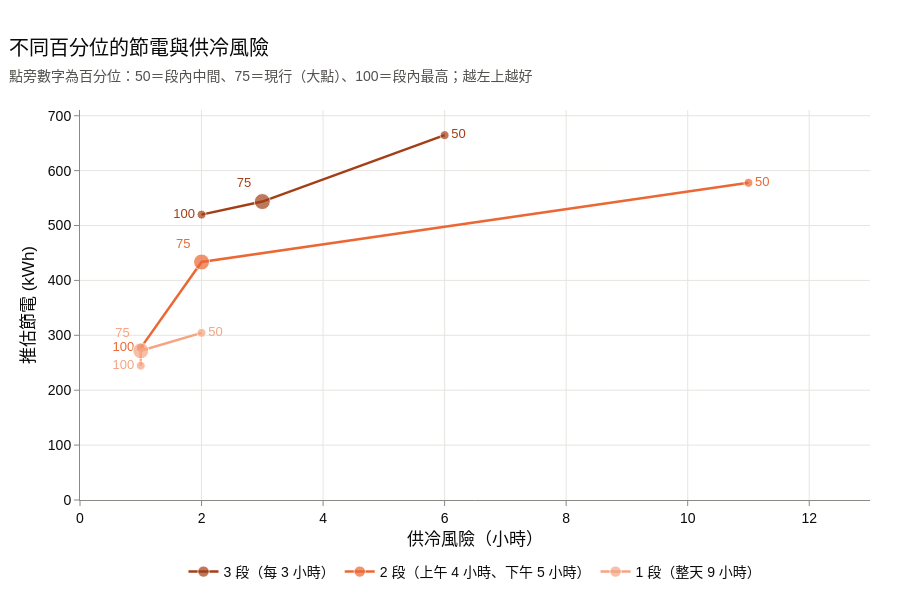

The notebook cell this image was saved under:
### Markdown cell above
## 7. 控制依據百分位：節電與供冷風險的取捨

分段控制時，每段僅設定一次運轉台數與出水溫度，須以段內預測負荷的某一統計值作為控制依據。下圖比較以第 50（中位數）、75（現行）、100（最大值）百分位為依據時，各分段方式的：
- **推估節電量**（kWh）：越高越佳
- **供冷風險**（h）：越低越佳；照建議運轉時可能供冷不足的小時數，包括：
  - **回水溫度超限**：回水高於上限 13.9°C 達 0.5°C 以上，表示供水溫度偏高，末端供冷與除濕能力可能不足
  - **運轉台數不足**：建議單機運轉，但實際負荷高於 380 RT，CH-2 無法維持出水溫度

### Code cell
# 各段數在不同百分位下的節電與供冷風險（比較時段）
# 供冷風險：回水超過回水上限 0.5°C 以上、或建議只開 CH-2 但實際負荷超過並聯門檻，任一種發生的小時數
PCTS = [50, 60, 70, 75, 80, 90, 100]
compare_index = hourly.index[comparable]
percentile_rows = []
for percentile in PCTS:
    for segment_count in [3, 2, 1]:
        segment_recommendation = control.recommend(
            hourly.LOAD_PRED, FLOWS, segment_count, percentile
        )
        segment_result = bt.evaluate(
            units, segment_recommendation, curves, ch2_model, sensitivity, TYP
        )
        saving_kwh = sum(
            bt.saving(segment_result, units, step, previous)
            for step, previous in [("S1", "S0"), ("S2", "S1"), ("S3", "S2")]
        )
        hourly_excess = bt.return_excess(segment_result).groupby(units.HOUR).max()
        # 建議只開 CH-2、但實際負荷超過並聯門檻
        single_over_limit = (
            segment_recommendation.loc[compare_index, "建議方案"] == rules.CH2_ONLY
        ) & (hourly.loc[compare_index, "Q_ACT"] > rules.PARALLEL_ABOVE)
        excess_hours = set(hourly_excess.index[hourly_excess > 0.5])
        single_hours = set(compare_index[single_over_limit])
        percentile_rows.append(
            {
                "百分位": percentile,
                "段數": segment_count,
                "推估節電 kWh": saving_kwh.sum(),
                "回水超過 0.5°C 以上（小時）": len(excess_hours),
                "建議單機但實際 > 380 RT（小時）": len(single_hours),
                "供冷風險（小時）": len(excess_hours | single_hours),
            }
        )
percentile_table = pd.DataFrame(percentile_rows)

# 取捨圖：橫軸供冷風險、縱軸節電，越左上越好；只畫第 50、75（現行，大點）、100 百分位，其他看表
PLOT_PCTS = [50, 75, 100]
# 百分位數字的位置，避免和其他點的數字重疊
LABEL_POSITIONS = {50: "middle right", 75: "top left", 100: "middle left"}
COLORS = {3: "#a33f17", 2: "#eb6834", 1: "#f5a582"}
fig = go.Figure()
for segment_count, color in COLORS.items():
    is_plotted = percentile_table["百分位"].isin(PLOT_PCTS)
    segment_data = percentile_table[is_plotted & (percentile_table["段數"] == segment_count)]
    segment_name = control.SEGMENT_NAMES[segment_count]
    marker_sizes = []
    label_positions = []
    for percentile in segment_data["百分位"]:
        label_positions.append(LABEL_POSITIONS[percentile])
        if percentile == control.LOAD_PERCENTILE:
            marker_sizes.append(16)
        else:
            marker_sizes.append(9)
    fig.add_trace(
        go.Scatter(
            x=segment_data["供冷風險（小時）"],
            y=segment_data["推估節電 kWh"],
            mode="lines+markers+text",
            name=segment_name,
            text=[f"{percentile}" for percentile in segment_data["百分位"]],
            textposition=label_positions,
            textfont=dict(color=color, size=13),
            line=dict(color=color, width=2.5),
            marker=dict(size=marker_sizes, color=color),
            hovertemplate=(
                f"{segment_name}｜第 %{{text}} 百分位<br>"
                "供冷風險 %{x} 小時｜節電 %{y:,.0f} kWh<extra></extra>"
            ),
        )
    )
fig.update_xaxes(title_text="供冷風險（小時）", range=[0, 13], dtick=2)
fig.update_yaxes(title_text="推估節電 (kWh)", rangemode="tozero")
show(
    fig,
    "不同百分位的節電與供冷風險",
    "點旁數字為百分位：50＝段內中間、75＝現行（大點）、100＝段內最高；越左上越好",
    legend="bottom",
    height=600,
)
percentile_table.pivot(index="百分位", columns="段數").round(0)

### Figure 1 — Plotly figure (JSON) as saved in the notebook; plotly's stock layout.template omitted (floating-point values rounded to 4 significant figures)
{"data": [{"hovertemplate": "3 段（每 3 小時）｜第 %{text} 百分位<br>供冷風險 %{x} 小時｜節電 %{y:,.0f} kWh<extra></extra>", "line": {"color": "#a33f17", "width": 2.5}, "marker": {"color": "#a33f17", "size": [9, 16, 9]}, "mode": "lines+markers+text", "name": "3 段（每 3 小時）", "text": ["50", "75", "100"], "textfont": {"color": "#a33f17", "size": 13}, "textposition": ["middle right", "top left", "middle left"], "type": "scatter", "x": [6, 3, 2], "y": [664.7, 543.6, 519.9]}, {"hovertemplate": "2 段（上午 4 小時、下午 5 小時）｜第 %{text} 百分位<br>供冷風險 %{x} 小時｜節電 %{y:,.0f} kWh<extra></extra>", "line": {"color": "#eb6834", "width": 2.5}, "marker": {"color": "#eb6834", "size": [9, 16, 9]}, "mode": "lines+markers+text", "name": "2 段（上午 4 小時、下午 5 小時）", "text": ["50", "75", "100"], "textfont": {"color": "#eb6834", "size": 13}, "textposition": ["middle right", "top left", "middle left"], "type": "scatter", "x": [11, 2, 1], "y": [577.8, 433.5, 277.1]}, {"hovertemplate": "1 段（整天 9 小時）｜第 %{text} 百分位<br>供冷風險 %{x} 小時｜節電 %{y:,.0f} kWh<extra></extra>", "line": {"color": "#f5a582", "width": 2.5}, "marker": {"color": "#f5a582", "size": [9, 16, 9]}, "mode": "lines+markers+text", "name": "1 段（整天 9 小時）", "text": ["50", "75", "100"], "textfont": {"color": "#f5a582", "size": 13}, "textposition": ["middle right", "top left", "middle left"], "type": "scatter", "x": [2, 1, 1], "y": [304.5, 271.8, 244.7]}], "layout": {"height": 600, "legend": {"orientation": "h", "x": 0.5, "xanchor": "center", "y": 0.02, "yanchor": "bottom", "yref": "container"}, "margin": {"b": 100}, "title": {"subtitle": {"text": "點旁數字為百分位：50＝段內中間、75＝現行（大點）、100＝段內最高；越左上越好"}, "text": "不同百分位的節電與供冷風險"}, "xaxis": {"dtick": 2, "range": [0, 13], "title": {"text": "供冷風險（小時）"}}, "yaxis": {"rangemode": "tozero", "title": {"text": "推估節電 (kWh)"}}}}
